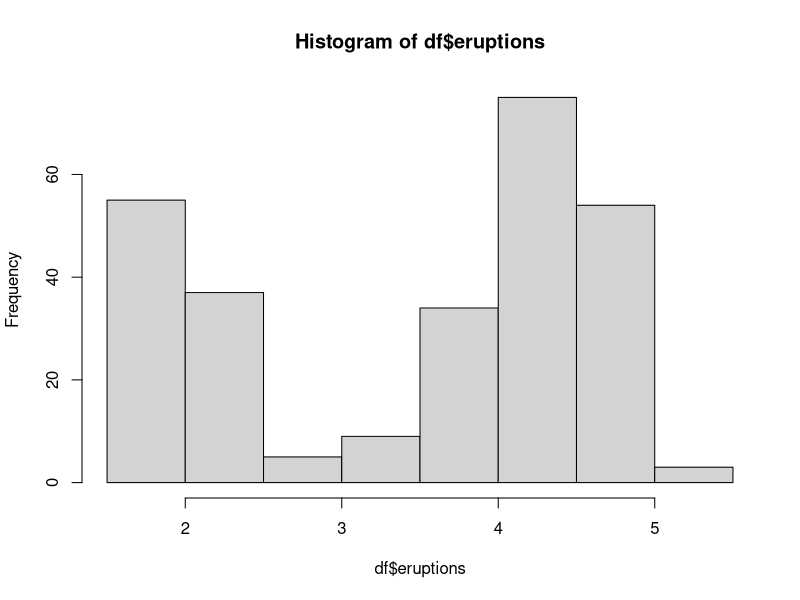
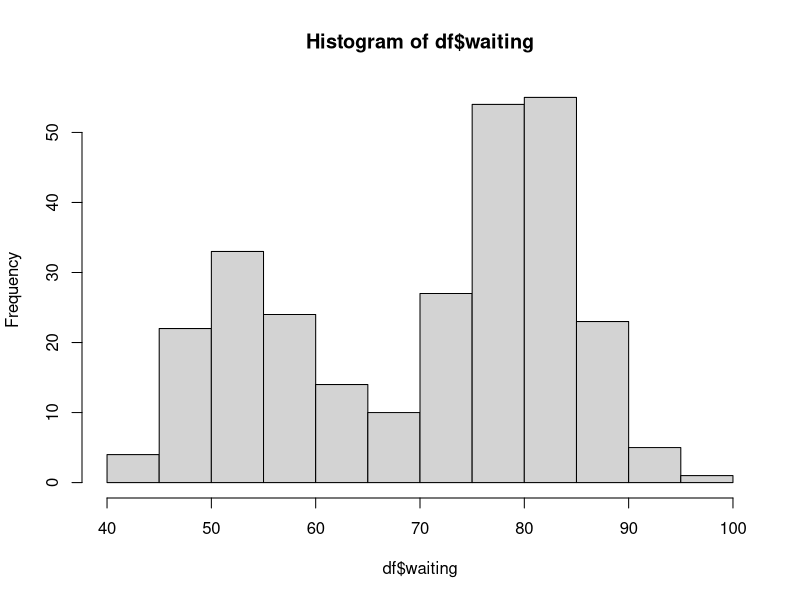

Recreate these plots in R, in order.
## ---- chunk 1
knitr::opts_chunk$set(echo = TRUE)
## ---- chunk 2
df <- faithful 
## ---- chunk 3
    summary(df)
## ---- chunk 4
hist(df$eruptions)
## ---- chunk 5
hist(df$waiting)
